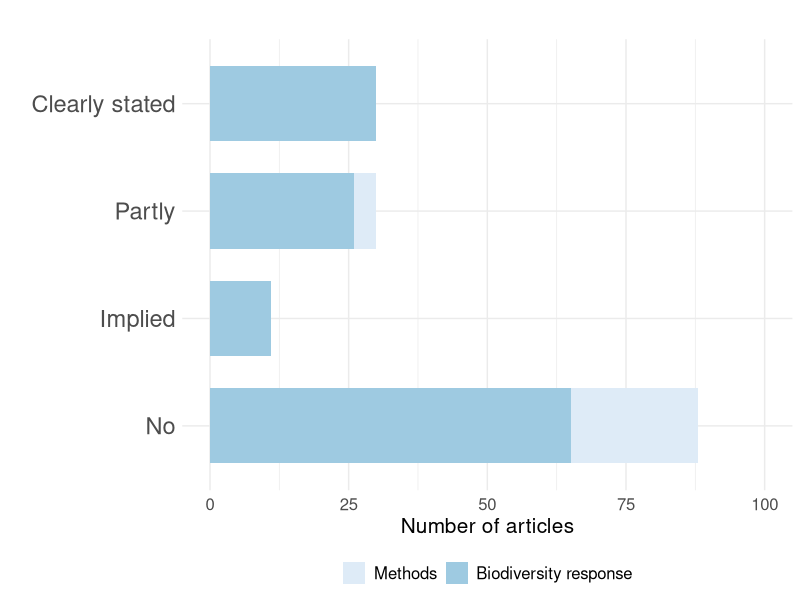

Generate this figure with R:
## ---- chunk 1
knitr::opts_chunk$set(echo = TRUE)
library(tidyverse)
library(here)
library(readxl)
## ---- chunk 2
tibble_1 <- tibble(Study_purpose = "1", Data_availability_statement = "1",
                      Data_location = "1", Study_location = "1",
                      Author_review = "7", Ethics_statement = "0",
                      Funding_statement = "1", Code_availability = "1")
tibble_1 <- tibble_1 %>% pivot_longer(cols = c("Study_purpose", "Data_availability_statement", "Data_location", "Study_location", "Author_review", "Ethics_statement", "Funding_statement", "Code_availability"), names_to = "Category",
                                      values_to = "Score")
knitr::kable(tibble_1)
## ---- chunk 3
library(tidyverse)
library(ggplot2)
library(here)
library(viridis)

##################################################################################################
##### Descriptives; 

d <- as_tibble(read.csv2(here("Data/Data_LittSurvey_Box1.csv")))


d <- d %>% mutate(Hypo=ifelse(Clearly.stated.hypothesis>1, 1, 0)) %>%
  mutate(Experiment=ifelse(Study.design=="Experimental", 1,0)) %>%
  mutate(YearLaps=abs(Year-2016)) %>%
  mutate(Scope2=ifelse(Scope=="Methods", "Methods", "Biodiversity response")) %>%
  mutate(Hypothesis2=Clearly.stated.hypothesis) %>% 
  mutate(Hypothesis2=ifelse(Hypothesis2==0, "No", 
                     ifelse(Hypothesis2==1, "Partly", 
                     ifelse(Hypothesis2==2, "Implied", "Clearly stated"))))

###############################################
##### cleary stated hypotheis; 

## Plotting results; 
## Clearly stated hypothesis; 
## Figure 1a

Hypothesis_prop <- d %>% group_by(Hypothesis2, Scope2) %>%
  count(Clearly.stated.hypothesis) %>%
  mutate(prop=prop.table(n)) %>%
  mutate(Hypothesis3= factor(Hypothesis2, 
        levels=c("No", "Implied", "Partly", "Clearly stated"))) %>%
mutate(Scope3= factor(Scope2, levels=c("Methods", "Biodiversity response")))


Hypothesis_prop2 <- d %>%
  filter(Scope=="Ecological processes") %>%
  count(Clearly.stated.hypothesis) %>%
  mutate(prop=prop.table(n))

p <- ggplot(data=Hypothesis_prop, aes(x=Hypothesis3, y=n, fill=Scope3)) +
  geom_bar(stat="identity", width=0.7, ) +
  theme_minimal() + 
  theme(text = element_text(size=15), legend.position = "bottom", legend.title = element_blank(), 
        axis.text.y = element_text(size=17)) +
  ylim(0, 100)+
  labs(x="", y="Number of articles", title="") + 
  scale_fill_brewer(palette="Blues")

p+coord_flip()
